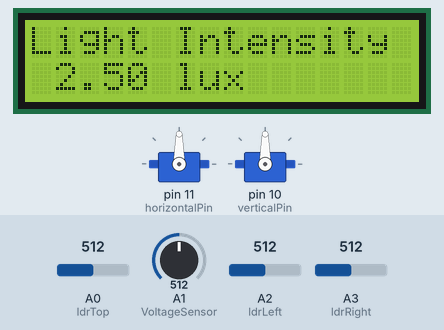
Recording of a sketch running on a simulated Arduino Uno, built with avr-gcc and run on an emulated ATmega328P. Parts: 2 × servo, 16×2 character LCD. The test bench sets the inputs (shaded band); at power-on: A1 (VoltageSensor) = 512, A0 (ldrTop) = 512, A2 (ldrLeft) = 512, A3 (ldrRight) = 512. What the sketch prints to the serial monitor is not drawn.

Above: at 1.2 s.
1.3 s: A1 (VoltageSensor) set to 418
At 1.6 s:
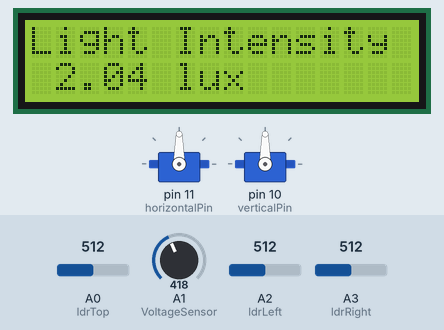
2.8 s: A1 (VoltageSensor) set to 396
At 3.47 s:
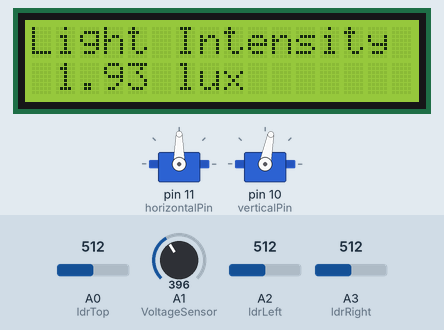
5.1 s: A0 (ldrTop) set to 484
At 5.1 s:
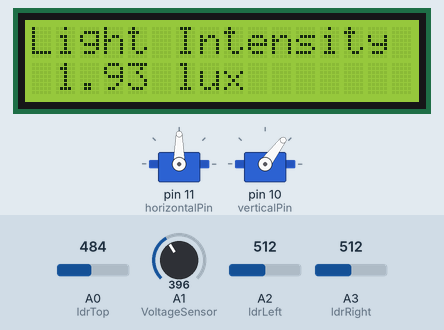
8.1 s: A2 (ldrLeft) set to 425
11.1 s: A2 (ldrLeft) set to 404
At 11.82 s:
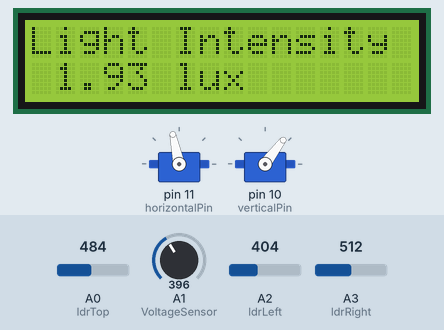
13.3 s: A3 (ldrRight) set to 90
Timing chart, 0 to 18.8 s (numbered marks = the images above; inputs shaded):
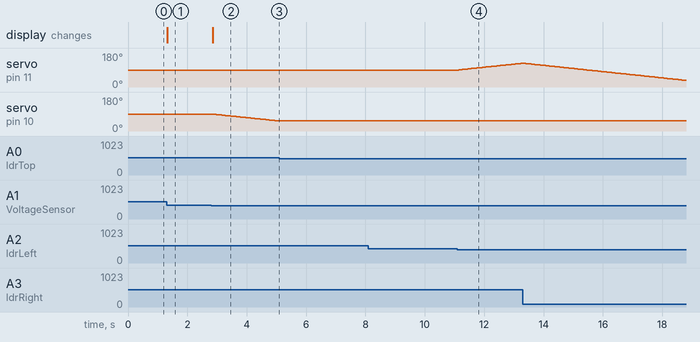

Measured:
- the behaviour switches between 497 and 496 on A0 (ldrTop) (found by bisection; images 2 and 3)
- the behaviour switches between 412 and 411 on A2 (ldrLeft) (found by bisection; images 3 and 4)
- after the input at 1.3 s, the display: changes at once (image 1)
- after the input at 2.8 s, servo on pin 10 (verticalPin): moves from 90° to 53° over 2.2 s, starting after 0.05 s; the display: changes after 0.06 s (image 2)
- after the input at 5.1 s, servo on pin 10 (verticalPin): stays 53° (without the input it goes to 52° after 0.02 s)
- after the input at 8.1 s, every drawn part: stays the same
- after the input at 11.1 s, servo on pin 11 (horizontalPin): moves from 90° to 126° over 2.1 s, starting at once

The sketch:

new_dual.ino
```cpp
#include <Wire.h>                // Include Wire library for I2C
#include <Servo.h>               // Include the Servo library
#include <LiquidCrystal_I2C.h>   // Include the LCD library

// Create servo objects
Servo horizontalServo;
Servo verticalServo;

// LDR pins (analog)
int ldrTop = A0;       // LDR connected to A0
int ldrBottom = A1;    // LDR connected to A1
int ldrLeft = A2;      // LDR connected to A2
int ldrRight = A3;     // LDR connected to A3

// Servo pins (digital)
int horizontalPin = 11;   // Horizontal servo connected to pin 11
int verticalPin = 10;     // Vertical servo connected to pin 10

// Voltage sensor pin for battery voltage measurement
#define VoltageSensor A1 // Connect the voltage sensor to A1

// Create LCD object (I2C address may vary, check your LCD module)
LiquidCrystal_I2C lcd(0x27, 16, 2);  // 16x2 LCD

// Threshold for sensitivity
int threshold = 100;  // Increased threshold for less sensitivity

// Calibration factor for voltage measurement
float calibrationFactor = 1.0; // Set to 1.0 for direct measurements; adjust as needed

void setup() {
  // Attach servos to their respective pins
  horizontalServo.attach(horizontalPin);  // Attach the horizontal servo to pin 11
  verticalServo.attach(verticalPin);      // Attach the vertical servo to pin 10

  // Start servos at 90 degrees (neutral position)
  horizontalServo.write(90);
  verticalServo.write(90);

  // Start serial communication for debugging
  Serial.begin(9600);

  // Initialize LCD
  lcd.begin();
  lcd.backlight();

  // Display the static "Light Intensity" message
  lcd.setCursor(0, 0);
  lcd.print("Light Intensity");
}

void loop() {
  // Read LDR values
  int topValue = analogRead(ldrTop);
  int bottomValue = analogRead(ldrBottom);
  int leftValue = analogRead(ldrLeft);
  int rightValue = analogRead(ldrRight);

  // Calculate vertical and horizontal differences
  int verticalDiff = topValue - bottomValue;
  int horizontalDiff = leftValue - rightValue;

  // Get current positions of the servos
  int horizontalPos = horizontalServo.read();
  int verticalPos = verticalServo.read();

  // Adjust horizontal servo based on light difference
  if (abs(horizontalDiff) > threshold) {
    if (horizontalDiff > 0 && horizontalPos > 0) {
      horizontalServo.write(horizontalPos - 1);  // Move left
    } else if (horizontalDiff < 0 && horizontalPos < 180) {
      horizontalServo.write(horizontalPos + 1);  // Move right
    }
  }

  // Adjust vertical servo based on light difference
  if (abs(verticalDiff) > threshold) {
    if (verticalDiff > 0 && verticalPos > 0) {
      verticalServo.write(verticalPos - 1);  // Move down
    } else if (verticalDiff < 0 && verticalPos < 180) {
      verticalServo.write(verticalPos + 1);  // Move up
    }
  }

  // Read voltage from the sensor
  int value = analogRead(VoltageSensor);
  // Convert analog reading to voltage (assuming a 5V reference)
  float vOUT = (value * 5.0) / 1024.0;

  // Apply calibration factor if necessary
  vOUT *= calibrationFactor;

  // Display intensity on the LCD
  lcd.setCursor(0, 1);  // Move to the second row
  lcd.print(" ");
  lcd.print(vOUT, 2);   // Display voltage with 2 decimal places
  lcd.print(" lux");     // Display light intensity unit (lux)

  // Debugging information (optional)
  Serial.print("Top: "); Serial.print(topValue);
  Serial.print(" Bottom: "); Serial.print(bottomValue);
  Serial.print(" Left: "); Serial.print(leftValue);
  Serial.print(" Right: "); Serial.print(rightValue);
  Serial.print(" Intensity: "); Serial.println(vOUT); // Print intensity to Serial Monitor

  delay(10); // Increase delay for smoother movements and updates
}
```
